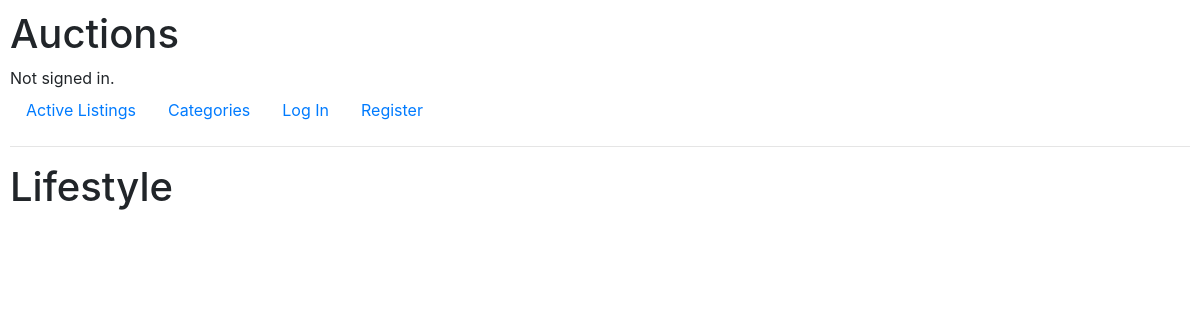
Page /categories/life/ on the earlier database version.
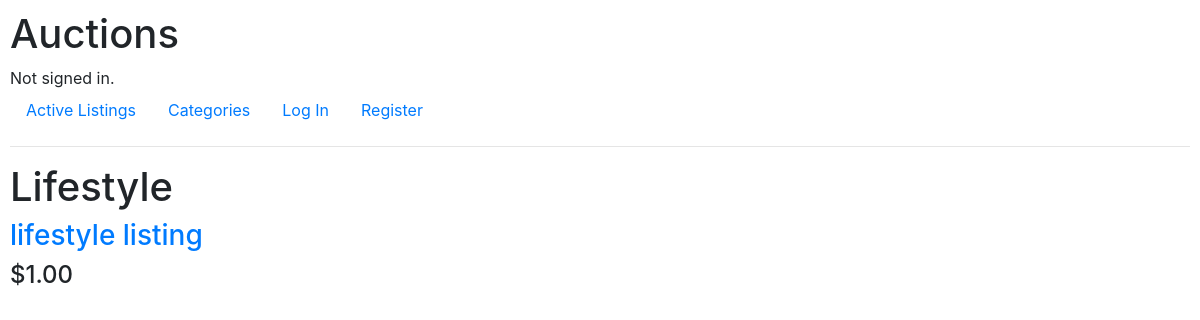
Same page on the later database version.
### auctions/models.py (models this page shows, shortened)
class Listing(models.Model):
    title = models.CharField(max_length=255)
    description = models.TextField()
    bid_price = models.DecimalField(decimal_places=2, max_digits=9)
    image_url = models.URLField()
    category = models.CharField(max_length=63)
    creator = models.ForeignKey(User, on_delete=models.CASCADE)
    active = models.BooleanField(default=True)

### auctions/views.py (the view)
# urls.py: path('categories/<str:category>/', views.category, name="category")
def category(request, category):
    listings = Listing.objects.filter(category=category)
    for c_short, c_readable in CATEGORIES:
        if c_short == category:
            category_readable = c_readable
    return render(request, 'auctions/category.html', {
        'category': category,
        'listings': listings,
        'category_readable': category_readable,
    })

### auctions/templates/auctions/category.html (shortened to what this page needs)
{% extends "auctions/layout.html" %}
{% block body %}
<h1>{{ category_readable }}</h1>
{% for listing in listings %}
    {% if listing.active %}
        <a href="{% url 'listing' listing.pk %}"><h3>{{ listing.title }}</h3></a>
        <h4>${{ listing.bid_price }}</h4>
    {% endif %}
{% endfor %}
{% endblock %}

Differences in the rows shown:
added Listing: title "lifestyle listing", bid_price "1.00"
